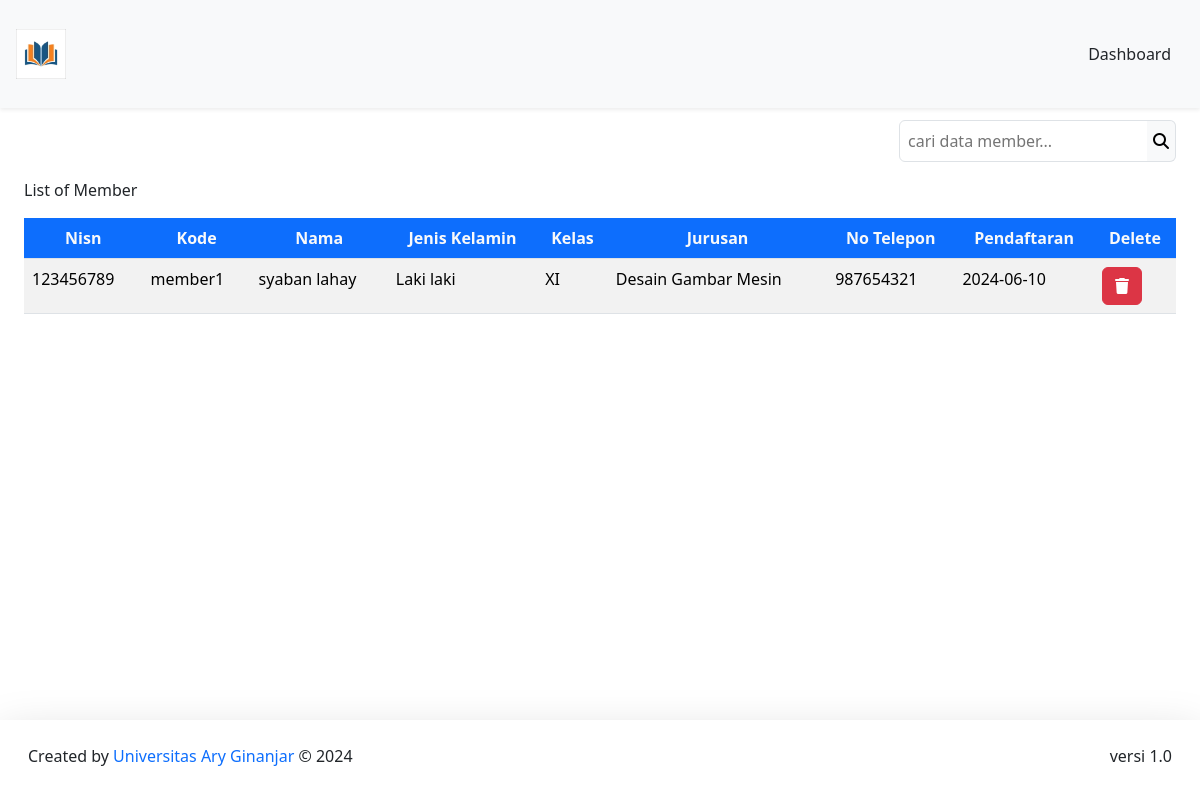
Page /DashboardAdmin/member/member.php (signed in) on the committed database.
### tables this page shows
CREATE TABLE `member` (
  `nisn` int(11) NOT NULL,
  `kode_member` varchar(12) NOT NULL,
  `nama` varchar(255) NOT NULL,
  `password` varchar(255) NOT NULL,
  `jenis_kelamin` varchar(20) NOT NULL,
  `kelas` varchar(5) NOT NULL,
  `jurusan` varchar(50) NOT NULL,
  `no_tlp` varchar(15) NOT NULL,
  `tgl_pendaftaran` date NOT NULL
);

### config/config.php (called while the page is built, shortened)
<?php
$host = "127.0.0.1";
$username = "root";
$password = "";
$database_name = "perpustakaan";
$connection = mysqli_connect($host, $username, $password, $database_name);
function queryReadData($dataKategori) {
  global $connection;
  $result = mysqli_query($connection, $dataKategori);
  $items = [];
  while($item = mysqli_fetch_assoc($result)) {
    $items[] = $item;
  }
  return $items;
}
?>

### DashboardAdmin/member/member.php (the view, shortened to what this page needs)
<?php
require "../../config/config.php";
$member = queryReadData("SELECT * FROM member");
?>
<!DOCTYPE html>
<html lang="en">
  <head>
    <link href="https://cdn.jsdelivr.net/npm/bootstrap@5.3.2/dist/css/bootstrap.min.css" rel="stylesheet">
  </head>
  <body>
    <nav class="navbar fixed-top bg-body-tertiary shadow-sm">
      <div class="container-fluid p-3">
        <a class="navbar-brand" href="#">
          <img src="../../assets/logo_perpus.jpg" alt="logo" width="50px">
        </a>
        <a class="btn btn-tertiary" href="../dashboardAdmin.php">Dashboard</a>
      </div>
    </nav>
    <div class="p-4 mt-5">
     <form action="" method="post" class="mt-5">
       <div class="input-group d-flex justify-content-end mb-3">
         <input class="border p-2 rounded rounded-end-0 bg-tertiary" type="text" name="keyword" id="keyword" placeholder="cari data member...">
         <button class="border border-start-0 bg-light rounded rounded-start-0" type="submit" name="search"><i class="fa-solid fa-magnifying-glass"></i></button>
       </div>
      </form>
      <caption>List of Member</caption>
      <div class="table-responsive mt-3">
        <table class="table table-striped table-hover">
        <thead class="text-center">
          <tr>
            <th class="bg-primary text-light">Nisn</th>
            <th class="bg-primary text-light">Kode</th>
            <th class="bg-primary text-light">Nama</th>
            <th class="bg-primary text-light">Jenis Kelamin</th>
            <th class="bg-primary text-light">Kelas</th>
            <th class="bg-primary text-light">Jurusan</th>
            <th class="bg-primary text-light">No Telepon</th>
            <th class="bg-primary text-light">Pendaftaran</th>
            <th class="bg-primary text-light">Delete</th>
          </tr>
        </thead>
      <?php foreach($member as $item) : ?>
      <tr>
        <td><?=$item["nisn"];?></td>
        <td><?=$item["kode_member"];?></td>
        <td><?=$item["nama"];?></td>
        <td><?=$item["jenis_kelamin"];?></td>
        <td><?=$item["kelas"];?></td>
        <td><?=$item["jurusan"];?></td>
        <td><?=$item["no_tlp"];?></td>
        <td><?=$item["tgl_pendaftaran"];?></td>
        <td>
          <div class="action">
             <a href="deleteMember.php?id=<?= $item["nisn"]; ?>" class="btn btn-danger" onclick="return confirm('Yakin ingin menghapus data member ?');"><i class="fa-solid fa-trash"></i></a>
           </div>
        </td>
       </tr>
      <?php endforeach;?>
    </table>
    </div>
  </div>
    <footer class="fixed-bottom shadow-lg bg-subtle p-3">
      <div class="container-fluid d-flex justify-content-between">
      <p class="mt-2">Created by <span class="text-primary"> Universitas Ary Ginanjar</span> © 2024</p>
      <p class="mt-2">versi 1.0</p>
      </div>
    </footer>
  </body>
</html>

### rows in the picture
member: nisn "123456789", kode_member "member1", nama "syaban lahay", jenis_kelamin "Laki laki", kelas "XI", jurusan "Desain Gambar Mesin", no_tlp "987654321", tgl_pendaftaran "2024-06-10"
